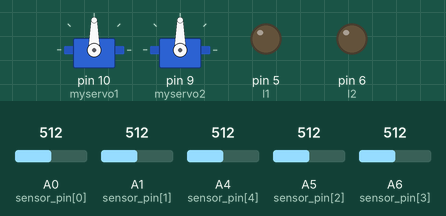
This sketch was run on a simulated Arduino Nano, built with avr-gcc and run on an emulated ATmega328P. Parts: 2 × servo, output pins drawn as LEDs (lit = HIGH). The inputs (shaded band) are chosen by the test bench; at power-on: A0 (sensor_pin[0]) = 512, A1 (sensor_pin[1]) = 512, A4 (sensor_pin[4]) = 512, A5 (sensor_pin[2]) = 512, A6 (sensor_pin[3]) = 512. Pins used as bus, display or sensor lines are not drawn; what the sketch prints to the serial monitor is not drawn.

Above: at 0.1 s.
At 5.4 s:
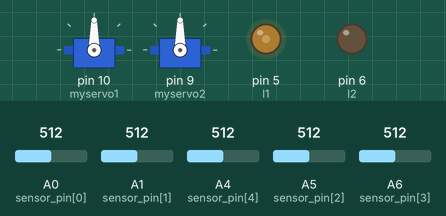
5.5 s: A0 (sensor_pin[0]) set to 646
8.5 s: A0 (sensor_pin[0]) set to 671
At 9.5 s:
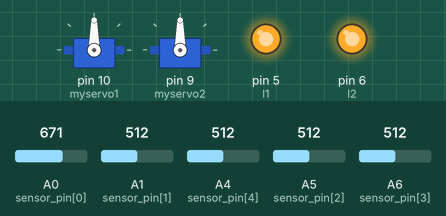
Timing chart, 0 to 11.5 s (numbered marks = the images above; inputs shaded):
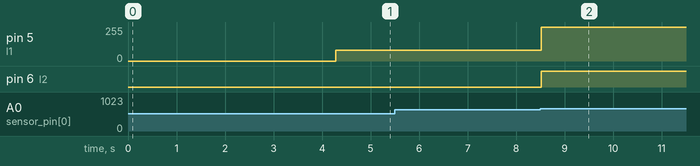

Measured:
- the behaviour switches between 661 and 662 on A0 (sensor_pin[0]) (found by bisection; images 1 and 2)
- after the input at 8.5 s, pin 5 (l1): 80/255 → 255/255 at once; pin 6 (l2): LOW → HIGH at once

The sketch:

LineFollowing_Circular.ino
```cpp
#include <Servo.h>

#define l1 5
#define l2 6

#define r1 3
#define r2 4
#define max_speed 150
#define turn_delay 550

Servo myservo1;
Servo myservo2;
int pos = 0;


int total_jun = 4;
int present_junction = 0, dest_jun = 1;
int base_speed =  80;
int align_speed = 80;
int turn_speed = 90;


boolean calib = 0;
uint16_t sensor[5] = {0}, min_reading = 1023, max_reading = 0, threshold = 750, data = 0;
int sensor_reading = 0;
int w[5] = {0, 10, 20, 30, 40};
int dir = 1;
uint8_t sensor_pin[5] = {A0, A1, A5, A6, A4};
boolean junction = 0;
int sum = 0;

//PID Variables
//float Kp = 25, Kd = 45, Ki = 0;
float Kp = 12, Kd = 30, Ki = 0;
float P = 0, I = 0, D = 0;
float PID = 0;
float error = 0;
float last_error = 0;
float set_position = 20;

int left_speed = 0, right_speed = 0;
void setup() {
  // put your setup code here, to run once:
  Serial.begin(115200);

    myservo1.attach(10);
  myservo2.attach(9);

  pinMode(l1, OUTPUT);
  pinMode(l2, OUTPUT);
  pinMode(r1, OUTPUT);
  pinMode(r2, OUTPUT);
  calib = 1;
  calibrate_sensors();
}

void loop() {
  // put your main code here, to run repeatedly:
  // motors(max_speed, -max_speed);
  Serial.print(present_junction);
  Serial.print(" ");
  Serial.print(dest_jun);
  Serial.print(" ");
  Serial.print(dir);
  Serial.print(" ");
  read_sensors();
  if (junction == 1)
  {
    motors(align_speed, align_speed);
    delay(100);
    while (junction == 1)
    {
      read_sensors();
    }
      present_junction++;
    if (present_junction > total_jun)
    {
      present_junction = 1;
    }
    if (dest_jun == present_junction)
    {
      brake();
      if(present_junction!=1)
          gripper();
      while (1)
      {
        Serial.print(present_junction);
        Serial.println(" ");
        if (Serial.available() > 0)
        {
          int temp = 0;
          temp = Serial.parseInt();
           Serial.print("from nodemcu:");
            Serial.print(temp);
             Serial.print("junc");
          if (temp != 0 && temp != present_junction)
          {
            dest_jun = temp;
            break;
          }
        }
      }
    }
  }
  else
  {
    cal_PID();
    motors(base_speed - PID, base_speed + PID);
  }
}

void brake()
{
  analogWrite(l1, 255);
  analogWrite(l2, 255);
  analogWrite(r1, 255);
  analogWrite(r2, 255);
}
void cal_error()
{
  error =  set_position - sensor_reading;
}

void cal_PID()
{
  cal_error();
  P = error;
  D = error - last_error;
  PID = (Kp * P) + (Kd * D);
  last_error = error;
  if (abs(PID) > max_speed)
  {
    if (PID > 0)
      PID = max_speed;
    else if (PID < 0)
    {
      PID = -1 * max_speed;
    }
  }
}


void read_sensors()
{
  int temp = 0;
  sum = 0;
  for (int i = 0; i < 5; i++)
  {
    sensor[i] = analogRead(sensor_pin[i]);
    delayMicroseconds(1000);
    sensor[i] = analogRead(sensor_pin[i]);
    delayMicroseconds(1000);
    if (calib != 1)
    {
      if (sensor[i] < threshold)
      {
        sensor[i] = 1;
      }
      else
      {
        sensor[i] = 0;
      }
      sum += sensor[i];
      temp += (w[i] * sensor[i]);
    }
   // Serial.print(sensor[i]);
    Serial.print(" ");
  }
  if (sum != 0)
  {
    temp = temp / sum;
    sensor_reading = temp;
  }
  if (sum == 5)
  {
    junction = 1;
  }
  else
  {
    junction = 0;
  }
  Serial.print(sensor_reading);
  Serial.print(" ");
  Serial.print(junction);
  Serial.print(" ");
  Serial.println("");
}

void calibrate_sensors()
{
  //motors(-max_speed, max_speed);
  for (int i = 0; i < 100; i++)
  {
    read_sensors();
    for (int i = 0; i < 5; i++)
    {

      if (min_reading > sensor[i])
      {
        min_reading = sensor[i];
      }
      if (max_reading < sensor[i])
      {
        max_reading = sensor[i];
      }
    }
  }
  //  motors(max_speed, -max_speed);
  for (int i = 0; i < 100; i++)
  {
    read_sensors();
    for (int i = 0; i < 5; i++)
    {
      if (min_reading > sensor[i])
      {
        min_reading = sensor[i];
      }
      if (max_reading < sensor[i])
      {
        max_reading = sensor[i];
      }
    }
  }
  threshold = min_reading + (max_reading - min_reading) / 2;
  threshold += 150;
  motors(0, 0);
  Serial.println(threshold);
  Serial.println(threshold);
  delay(2000);
  calib = 0;
}

void motors(int left, int right)
{
  if (abs(left) > max_speed)
  {
    if (left > 0)
      left = max_speed;
    else if (PID < 0)
    {
      left = -1 * max_speed;
    }
  }
  if (abs(right) > max_speed)
  {
    if (right > 0)
      right = max_speed;
    else if (PID < 0)
    {
      right = -1 * max_speed;
    }
  }
  if (left >= 0 && right >= 0)
  {
    analogWrite(l1, left);
    analogWrite(l2, 0);
    analogWrite(r1, right);
    analogWrite(r2, 0);
  }
  if (left < 0 && right >= 0)
  {
    analogWrite(l1, 0);
    analogWrite(l2, -left);
    analogWrite(r1, right);
    analogWrite(r2, 0);
  }
  if (left >= 0 && right < 0)
  {
    analogWrite(l1, left);
    analogWrite(l2, 0);
    analogWrite(r1, 0);
    analogWrite(r2, -right);
  }
  if (left < 0 && right < 0)
  {
    analogWrite(l1, 0);
    analogWrite(l2, -left);
    analogWrite(r1, 0);
    analogWrite(r2, -right);
  }
}

void gripper()
{
  ungrip();
  delay(1000);
  movedown();
  delay(1000);
  grip();
  delay(1000);
  moveup();
  delay(2000);
  movedown();
  delay(1000);
  ungrip();
  delay(1000);
  moveup();
  delay(1000);
}
void ungrip()
{
  for (pos = 180; pos >= 10; pos -= 1)
  {
    myservo2.write(pos);
  }

}
void grip()
{
  for (pos = 0; pos <= 180; pos += 1)
  {
    myservo2.write(pos);
    delay(20);
    }
}
void movedown()
{
  for (pos = 0; pos <= 130; pos += 1)
  {
    myservo1.write(pos);
    delay(10);
     }

}
void moveup()
{
  for (pos = 180; pos >= 0; pos -= 1)
  {
    myservo1.write(pos);
}
}
```
